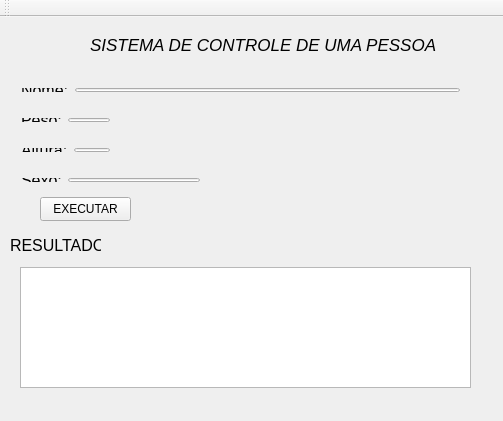
<?xml version="1.0" encoding="UTF-8"?>
<ui version="4.0">
 <class>MainWindow</class>
 <widget class="QMainWindow" name="MainWindow">
  <property name="geometry">
   <rect>
    <x>0</x>
    <y>0</y>
    <width>503</width>
    <height>421</height>
   </rect>
  </property>
  <property name="windowTitle">
   <string>MINHA PRIMEIRA JANELA</string>
  </property>
  <widget class="QWidget" name="centralWidget">
   <widget class="QPushButton" name="pushButtonExecutar">
    <property name="geometry">
     <rect>
      <x>40</x>
      <y>180</y>
      <width>91</width>
      <height>24</height>
     </rect>
    </property>
    <property name="text">
     <string>EXECUTAR</string>
    </property>
   </widget>
   <widget class="QLabel" name="label_2">
    <property name="geometry">
     <rect>
      <x>90</x>
      <y>20</y>
      <width>351</width>
      <height>16</height>
     </rect>
    </property>
    <property name="font">
     <font>
      <pointsize>13</pointsize>
      <italic>true</italic>
     </font>
    </property>
    <property name="text">
     <string>SISTEMA DE CONTROLE DE UMA PESSOA</string>
    </property>
   </widget>
   <widget class="QLabel" name="label_6">
    <property name="geometry">
     <rect>
      <x>10</x>
      <y>220</y>
      <width>91</width>
      <height>16</height>
     </rect>
    </property>
    <property name="font">
     <font>
      <pointsize>12</pointsize>
     </font>
    </property>
    <property name="text">
     <string>RESULTADO</string>
    </property>
   </widget>
   <widget class="QTextEdit" name="textEdit">
    <property name="geometry">
     <rect>
      <x>20</x>
      <y>250</y>
      <width>451</width>
      <height>121</height>
     </rect>
    </property>
   </widget>
   <widget class="QWidget" name="">
    <property name="geometry">
     <rect>
      <x>10</x>
      <y>60</y>
      <width>461</width>
      <height>26</height>
     </rect>
    </property>
    <layout class="QHBoxLayout" name="horizontalLayout">
     <item>
      <widget class="QLabel" name="label">
       <property name="font">
        <font>
         <pointsize>12</pointsize>
        </font>
       </property>
       <property name="text">
        <string>Nome:</string>
       </property>
      </widget>
     </item>
     <item>
      <widget class="QLineEdit" name="lineEditNome"/>
     </item>
    </layout>
   </widget>
   <widget class="QWidget" name="">
    <property name="geometry">
     <rect>
      <x>10</x>
      <y>90</y>
      <width>111</width>
      <height>26</height>
     </rect>
    </property>
    <layout class="QHBoxLayout" name="horizontalLayout_2">
     <item>
      <widget class="QLabel" name="label_3">
       <property name="font">
        <font>
         <pointsize>12</pointsize>
        </font>
       </property>
       <property name="text">
        <string>Peso:</string>
       </property>
      </widget>
     </item>
     <item>
      <widget class="QLineEdit" name="lineEditPeso"/>
     </item>
    </layout>
   </widget>
   <widget class="QWidget" name="">
    <property name="geometry">
     <rect>
      <x>10</x>
      <y>120</y>
      <width>111</width>
      <height>26</height>
     </rect>
    </property>
    <layout class="QHBoxLayout" name="horizontalLayout_3">
     <item>
      <widget class="QLabel" name="label_4">
       <property name="font">
        <font>
         <pointsize>12</pointsize>
        </font>
       </property>
       <property name="text">
        <string>Altura:</string>
       </property>
      </widget>
     </item>
     <item>
      <widget class="QLineEdit" name="lineEditAltura"/>
     </item>
    </layout>
   </widget>
   <widget class="QWidget" name="">
    <property name="geometry">
     <rect>
      <x>10</x>
      <y>150</y>
      <width>201</width>
      <height>26</height>
     </rect>
    </property>
    <layout class="QHBoxLayout" name="horizontalLayout_4">
     <item>
      <widget class="QLabel" name="label_5">
       <property name="font">
        <font>
         <pointsize>12</pointsize>
        </font>
       </property>
       <property name="text">
        <string>Sexo:</string>
       </property>
      </widget>
     </item>
     <item>
      <widget class="QLineEdit" name="lineEditSexo"/>
     </item>
    </layout>
   </widget>
  </widget>
  <widget class="QMenuBar" name="menuBar">
   <property name="geometry">
    <rect>
     <x>0</x>
     <y>0</y>
     <width>503</width>
     <height>21</height>
    </rect>
   </property>
  </widget>
  <widget class="QToolBar" name="mainToolBar">
   <attribute name="toolBarArea">
    <enum>TopToolBarArea</enum>
   </attribute>
   <attribute name="toolBarBreak">
    <bool>false</bool>
   </attribute>
  </widget>
 </widget>
 <layoutdefault spacing="6" margin="11"/>
 <resources/>
 <connections/>
</ui>
